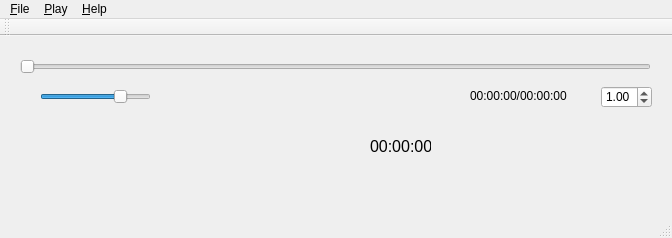
<?xml version="1.0" encoding="UTF-8"?>
<ui version="4.0">
 <class>MainWindow</class>
 <widget class="QMainWindow" name="MainWindow">
  <property name="geometry">
   <rect>
    <x>0</x>
    <y>0</y>
    <width>672</width>
    <height>238</height>
   </rect>
  </property>
  <property name="windowTitle">
   <string>Rocust</string>
  </property>
  <widget class="QWidget" name="centralWidget">
   <widget class="QSlider" name="sldr_position">
    <property name="geometry">
     <rect>
      <x>20</x>
      <y>20</y>
      <width>631</width>
      <height>22</height>
     </rect>
    </property>
    <property name="maximum">
     <number>1000</number>
    </property>
    <property name="singleStep">
     <number>1</number>
    </property>
    <property name="pageStep">
     <number>10</number>
    </property>
    <property name="orientation">
     <enum>Qt::Horizontal</enum>
    </property>
   </widget>
   <widget class="QSlider" name="sldr_volum">
    <property name="geometry">
     <rect>
      <x>40</x>
      <y>50</y>
      <width>111</width>
      <height>22</height>
     </rect>
    </property>
    <property name="value">
     <number>75</number>
    </property>
    <property name="orientation">
     <enum>Qt::Horizontal</enum>
    </property>
   </widget>
   <widget class="QDoubleSpinBox" name="spinbox_speed">
    <property name="geometry">
     <rect>
      <x>601</x>
      <y>50</y>
      <width>51</width>
      <height>22</height>
     </rect>
    </property>
    <property name="minimum">
     <double>0.100000000000000</double>
    </property>
    <property name="maximum">
     <double>2.000000000000000</double>
    </property>
    <property name="singleStep">
     <double>0.100000000000000</double>
    </property>
    <property name="value">
     <double>1.000000000000000</double>
    </property>
   </widget>
   <widget class="QLabel" name="lbl_play_time">
    <property name="geometry">
     <rect>
      <x>470</x>
      <y>50</y>
      <width>121</width>
      <height>20</height>
     </rect>
    </property>
    <property name="text">
     <string>00:00:00/00:00:00</string>
    </property>
   </widget>
   <widget class="QPushButton" name="btn_play">
    <property name="geometry">
     <rect>
      <x>290</x>
      <y>110</y>
      <width>51</width>
      <height>51</height>
     </rect>
    </property>
    <property name="cursor">
     <cursorShape>PointingHandCursor</cursorShape>
    </property>
    <property name="styleSheet">
     <string notr="true">#btn_play {
	background-color: transparent;
	border-image: url(:/play.png);
	background: none;
	border: none;
	background-repeat: none;
}
</string>
    </property>
    <property name="text">
     <string/>
    </property>
   </widget>
   <widget class="QLabel" name="lbl_check_point">
    <property name="geometry">
     <rect>
      <x>370</x>
      <y>100</y>
      <width>61</width>
      <height>21</height>
     </rect>
    </property>
    <property name="font">
     <font>
      <pointsize>12</pointsize>
     </font>
    </property>
    <property name="cursor">
     <cursorShape>SizeVerCursor</cursorShape>
    </property>
    <property name="text">
     <string>00:00:00</string>
    </property>
   </widget>
   <widget class="QPushButton" name="btn_backward_s">
    <property name="geometry">
     <rect>
      <x>230</x>
      <y>120</y>
      <width>31</width>
      <height>31</height>
     </rect>
    </property>
    <property name="cursor">
     <cursorShape>PointingHandCursor</cursorShape>
    </property>
    <property name="styleSheet">
     <string notr="true">#btn_backward_s {
	background-color: transparent;
	border-image: url(:/backward_s.png);
	background: none;
	border: none;
	background-repeat: none;
	}
</string>
    </property>
    <property name="text">
     <string/>
    </property>
   </widget>
   <widget class="QPushButton" name="btn_backward_m">
    <property name="geometry">
     <rect>
      <x>180</x>
      <y>120</y>
      <width>31</width>
      <height>31</height>
     </rect>
    </property>
    <property name="cursor">
     <cursorShape>PointingHandCursor</cursorShape>
    </property>
    <property name="styleSheet">
     <string notr="true">#btn_backward_m {
	background-color: transparent;
	border-image: url(:/backward_m.png);
	background: none;
	border: none;
	background-repeat: none;
	}
</string>
    </property>
    <property name="text">
     <string/>
    </property>
   </widget>
   <widget class="QPushButton" name="btn_backward_l">
    <property name="geometry">
     <rect>
      <x>130</x>
      <y>120</y>
      <width>31</width>
      <height>31</height>
     </rect>
    </property>
    <property name="cursor">
     <cursorShape>PointingHandCursor</cursorShape>
    </property>
    <property name="styleSheet">
     <string notr="true">#btn_backward_l {
	background-color: transparent;
	border-image: url(:/backward_l.png);
	background: none;
	border: none;
	background-repeat: none;
	} 
</string>
    </property>
    <property name="text">
     <string/>
    </property>
   </widget>
   <widget class="QPushButton" name="btn_get_goback_pos">
    <property name="geometry">
     <rect>
      <x>350</x>
      <y>100</y>
      <width>16</width>
      <height>16</height>
     </rect>
    </property>
    <property name="cursor">
     <cursorShape>PointingHandCursor</cursorShape>
    </property>
    <property name="styleSheet">
     <string notr="true">#btn_get_goback_pos {
	background-color: transparent;
	border-image: url(:/check.png);
	background: none;
	border: none;
	background-repeat: none;
	}</string>
    </property>
    <property name="text">
     <string/>
    </property>
   </widget>
   <widget class="QPushButton" name="btn_forward_l">
    <property name="geometry">
     <rect>
      <x>500</x>
      <y>120</y>
      <width>31</width>
      <height>31</height>
     </rect>
    </property>
    <property name="cursor">
     <cursorShape>PointingHandCursor</cursorShape>
    </property>
    <property name="styleSheet">
     <string notr="true">#btn_forward_l {
	background-color: transparent;
	border-image: url(:/forward_l.png);
	background: none;
	border: none;
	background-repeat: none;
	}</string>
    </property>
    <property name="text">
     <string/>
    </property>
   </widget>
   <widget class="QPushButton" name="btn_forward_m">
    <property name="geometry">
     <rect>
      <x>450</x>
      <y>120</y>
      <width>31</width>
      <height>31</height>
     </rect>
    </property>
    <property name="cursor">
     <cursorShape>PointingHandCursor</cursorShape>
    </property>
    <property name="styleSheet">
     <string notr="true">#btn_forward_m {
	background-color: transparent;
	border-image: url(:/forward_m.png);
	background: none;
	border: none;
	background-repeat: none;
	}</string>
    </property>
    <property name="text">
     <string/>
    </property>
   </widget>
   <widget class="QPushButton" name="btn_goback">
    <property name="geometry">
     <rect>
      <x>380</x>
      <y>120</y>
      <width>31</width>
      <height>31</height>
     </rect>
    </property>
    <property name="cursor">
     <cursorShape>PointingHandCursor</cursorShape>
    </property>
    <property name="styleSheet">
     <string notr="true">#btn_goback {
	background-color: transparent;
	border-image: url(:/repeat.png);
	background: none;
	border: none;
	background-repeat: none;
	}</string>
    </property>
    <property name="text">
     <string/>
    </property>
   </widget>
  </widget>
  <widget class="QMenuBar" name="menuBar">
   <property name="geometry">
    <rect>
     <x>0</x>
     <y>0</y>
     <width>672</width>
     <height>22</height>
    </rect>
   </property>
   <widget class="QMenu" name="menu_File">
    <property name="title">
     <string>&amp;File</string>
    </property>
    <addaction name="action_Open_File"/>
    <addaction name="actionRecent_File"/>
   </widget>
   <widget class="QMenu" name="menuPlay">
    <property name="title">
     <string>&amp;Play</string>
    </property>
    <addaction name="actionPlayPause"/>
    <addaction name="actionStop"/>
    <addaction name="separator"/>
    <addaction name="actionBackward_s"/>
    <addaction name="actionBackward_m"/>
    <addaction name="actionBackward_l"/>
    <addaction name="separator"/>
    <addaction name="actionForward_m"/>
    <addaction name="actionForward_l"/>
    <addaction name="separator"/>
    <addaction name="actionSpeed_Up"/>
    <addaction name="actionSpeed_Down"/>
    <addaction name="separator"/>
    <addaction name="actionCheck_Point"/>
    <addaction name="actionGo_Back_To_Point"/>
    <addaction name="separator"/>
    <addaction name="actionVolume_Up"/>
    <addaction name="actionVolume_Down"/>
   </widget>
   <widget class="QMenu" name="menuHelp">
    <property name="title">
     <string>&amp;Help</string>
    </property>
    <addaction name="actionA_Bout_Rocust"/>
    <addaction name="actionShort_Cut"/>
   </widget>
   <addaction name="menu_File"/>
   <addaction name="menuPlay"/>
   <addaction name="menuHelp"/>
  </widget>
  <widget class="QToolBar" name="mainToolBar">
   <attribute name="toolBarArea">
    <enum>TopToolBarArea</enum>
   </attribute>
   <attribute name="toolBarBreak">
    <bool>false</bool>
   </attribute>
  </widget>
  <widget class="QStatusBar" name="statusBar"/>
  <action name="action_Open_File">
   <property name="text">
    <string>&amp;Open...</string>
   </property>
   <property name="shortcut">
    <string>Ctrl+O</string>
   </property>
  </action>
  <action name="actionRecent_File">
   <property name="text">
    <string>Open Recent</string>
   </property>
  </action>
  <action name="actionA_Bout_Rocust">
   <property name="text">
    <string>A&amp;Bout Rocust</string>
   </property>
  </action>
  <action name="actionShort_Cut">
   <property name="text">
    <string>Short&amp;Cut</string>
   </property>
  </action>
  <action name="actionPlayPause">
   <property name="text">
    <string>Play/Pause</string>
   </property>
   <property name="shortcut">
    <string>Space</string>
   </property>
  </action>
  <action name="actionPause">
   <property name="text">
    <string>Pause</string>
   </property>
  </action>
  <action name="actionBackward_s">
   <property name="text">
    <string>Backward(s)</string>
   </property>
   <property name="shortcut">
    <string>V</string>
   </property>
  </action>
  <action name="actionBackward_m">
   <property name="text">
    <string>Backward(m)</string>
   </property>
   <property name="shortcut">
    <string>C</string>
   </property>
  </action>
  <action name="actionBackward_l">
   <property name="text">
    <string>Backward(l)</string>
   </property>
   <property name="shortcut">
    <string>X</string>
   </property>
  </action>
  <action name="actionForwad_s">
   <property name="text">
    <string>Forward(s)</string>
   </property>
  </action>
  <action name="actionForward_m">
   <property name="text">
    <string>Forward(m)</string>
   </property>
   <property name="shortcut">
    <string>N</string>
   </property>
  </action>
  <action name="actionForward_l">
   <property name="text">
    <string>Forward(l)</string>
   </property>
   <property name="shortcut">
    <string>M</string>
   </property>
   <property name="shortcutVisibleInContextMenu">
    <bool>true</bool>
   </property>
  </action>
  <action name="actionSpeed_Up">
   <property name="text">
    <string>Speed Up</string>
   </property>
   <property name="shortcut">
    <string>Right</string>
   </property>
   <property name="shortcutVisibleInContextMenu">
    <bool>true</bool>
   </property>
  </action>
  <action name="actionSpeed_Down">
   <property name="text">
    <string>Speed Down</string>
   </property>
   <property name="shortcut">
    <string>Left</string>
   </property>
   <property name="shortcutVisibleInContextMenu">
    <bool>true</bool>
   </property>
  </action>
  <action name="actionCheck_Point">
   <property name="text">
    <string>Check Point</string>
   </property>
   <property name="shortcut">
    <string>G</string>
   </property>
  </action>
  <action name="actionGo_Back_To_Point">
   <property name="text">
    <string>Go Back To Point</string>
   </property>
   <property name="shortcut">
    <string>B</string>
   </property>
  </action>
  <action name="actionStop">
   <property name="text">
    <string>Stop</string>
   </property>
   <property name="shortcut">
    <string>Backspace</string>
   </property>
  </action>
  <action name="actionVolume_Up">
   <property name="text">
    <string>Volume Up</string>
   </property>
   <property name="shortcut">
    <string>Up</string>
   </property>
  </action>
  <action name="actionVolume_Down">
   <property name="text">
    <string>Volume Down</string>
   </property>
   <property name="shortcut">
    <string>Down</string>
   </property>
  </action>
 </widget>
 <layoutdefault spacing="6" margin="11"/>
 <resources/>
 <connections>
  <connection>
   <sender>action_Open_File</sender>
   <signal>triggered()</signal>
   <receiver>MainWindow</receiver>
   <slot>open_file()</slot>
   <hints>
    <hint type="sourcelabel">
     <x>-1</x>
     <y>-1</y>
    </hint>
    <hint type="destinationlabel">
     <x>335</x>
     <y>118</y>
    </hint>
   </hints>
  </connection>
  <connection>
   <sender>btn_play</sender>
   <signal>released()</signal>
   <receiver>MainWindow</receiver>
   <slot>play_pause()</slot>
   <hints>
    <hint type="sourcelabel">
     <x>315</x>
     <y>170</y>
    </hint>
    <hint type="destinationlabel">
     <x>335</x>
     <y>118</y>
    </hint>
   </hints>
  </connection>
  <connection>
   <sender>actionPlayPause</sender>
   <signal>triggered()</signal>
   <receiver>MainWindow</receiver>
   <slot>play_pause()</slot>
   <hints>
    <hint type="sourcelabel">
     <x>-1</x>
     <y>-1</y>
    </hint>
    <hint type="destinationlabel">
     <x>335</x>
     <y>118</y>
    </hint>
   </hints>
  </connection>
  <connection>
   <sender>sldr_position</sender>
   <signal>sliderReleased()</signal>
   <receiver>MainWindow</receiver>
   <slot>start_timer()</slot>
   <hints>
    <hint type="sourcelabel">
     <x>335</x>
     <y>65</y>
    </hint>
    <hint type="destinationlabel">
     <x>335</x>
     <y>118</y>
    </hint>
   </hints>
  </connection>
  <connection>
   <sender>sldr_position</sender>
   <signal>sliderMoved(int)</signal>
   <receiver>MainWindow</receiver>
   <slot>set_position()</slot>
   <hints>
    <hint type="sourcelabel">
     <x>335</x>
     <y>65</y>
    </hint>
    <hint type="destinationlabel">
     <x>335</x>
     <y>118</y>
    </hint>
   </hints>
  </connection>
  <connection>
   <sender>sldr_position</sender>
   <signal>sliderPressed()</signal>
   <receiver>MainWindow</receiver>
   <slot>stop_timer()</slot>
   <hints>
    <hint type="sourcelabel">
     <x>335</x>
     <y>65</y>
    </hint>
    <hint type="destinationlabel">
     <x>335</x>
     <y>118</y>
    </hint>
   </hints>
  </connection>
  <connection>
   <sender>btn_backward_s</sender>
   <signal>pressed()</signal>
   <receiver>MainWindow</receiver>
   <slot>backward_s()</slot>
   <hints>
    <hint type="sourcelabel">
     <x>245</x>
     <y>170</y>
    </hint>
    <hint type="destinationlabel">
     <x>335</x>
     <y>118</y>
    </hint>
   </hints>
  </connection>
  <connection>
   <sender>btn_backward_m</sender>
   <signal>pressed()</signal>
   <receiver>MainWindow</receiver>
   <slot>backward_m()</slot>
   <hints>
    <hint type="sourcelabel">
     <x>195</x>
     <y>170</y>
    </hint>
    <hint type="destinationlabel">
     <x>335</x>
     <y>118</y>
    </hint>
   </hints>
  </connection>
  <connection>
   <sender>btn_backward_l</sender>
   <signal>pressed()</signal>
   <receiver>MainWindow</receiver>
   <slot>backward_l()</slot>
   <hints>
    <hint type="sourcelabel">
     <x>145</x>
     <y>170</y>
    </hint>
    <hint type="destinationlabel">
     <x>335</x>
     <y>118</y>
    </hint>
   </hints>
  </connection>
  <connection>
   <sender>btn_forward_l</sender>
   <signal>pressed()</signal>
   <receiver>MainWindow</receiver>
   <slot>forward_l()</slot>
   <hints>
    <hint type="sourcelabel">
     <x>515</x>
     <y>170</y>
    </hint>
    <hint type="destinationlabel">
     <x>335</x>
     <y>118</y>
    </hint>
   </hints>
  </connection>
  <connection>
   <sender>btn_get_goback_pos</sender>
   <signal>pressed()</signal>
   <receiver>MainWindow</receiver>
   <slot>check_point()</slot>
   <hints>
    <hint type="sourcelabel">
     <x>357</x>
     <y>142</y>
    </hint>
    <hint type="destinationlabel">
     <x>335</x>
     <y>118</y>
    </hint>
   </hints>
  </connection>
  <connection>
   <sender>btn_forward_m</sender>
   <signal>pressed()</signal>
   <receiver>MainWindow</receiver>
   <slot>forward_m()</slot>
   <hints>
    <hint type="sourcelabel">
     <x>465</x>
     <y>170</y>
    </hint>
    <hint type="destinationlabel">
     <x>335</x>
     <y>118</y>
    </hint>
   </hints>
  </connection>
  <connection>
   <sender>btn_goback</sender>
   <signal>pressed()</signal>
   <receiver>MainWindow</receiver>
   <slot>go_back_to_point()</slot>
   <hints>
    <hint type="sourcelabel">
     <x>395</x>
     <y>170</y>
    </hint>
    <hint type="destinationlabel">
     <x>335</x>
     <y>118</y>
    </hint>
   </hints>
  </connection>
  <connection>
   <sender>actionCheck_Point</sender>
   <signal>triggered()</signal>
   <receiver>MainWindow</receiver>
   <slot>check_point()</slot>
   <hints>
    <hint type="sourcelabel">
     <x>-1</x>
     <y>-1</y>
    </hint>
    <hint type="destinationlabel">
     <x>335</x>
     <y>118</y>
    </hint>
   </hints>
  </connection>
  <connection>
   <sender>actionBackward_s</sender>
   <signal>triggered()</signal>
   <receiver>MainWindow</receiver>
   <slot>backward_s()</slot>
   <hints>
    <hint type="sourcelabel">
     <x>-1</x>
     <y>-1</y>
    </hint>
    <hint type="destinationlabel">
     <x>335</x>
     <y>118</y>
    </hint>
   </hints>
  </connection>
  <connection>
   <sender>actionBackward_l</sender>
   <signal>triggered()</signal>
   <receiver>MainWindow</receiver>
   <slot>backward_l()</slot>
   <hints>
    <hint type="sourcelabel">
     <x>-1</x>
     <y>-1</y>
    </hint>
    <hint type="destinationlabel">
     <x>335</x>
     <y>118</y>
    </hint>
   </hints>
  </connection>
  <connection>
   <sender>actionBackward_m</sender>
   <signal>triggered()</signal>
   <receiver>MainWindow</receiver>
   <slot>backward_m()</slot>
   <hints>
    <hint type="sourcelabel">
     <x>-1</x>
     <y>-1</y>
    </hint>
    <hint type="destinationlabel">
     <x>335</x>
     <y>118</y>
    </hint>
   </hints>
  </connection>
  <connection>
   <sender>actionStop</sender>
   <signal>triggered()</signal>
   <receiver>MainWindow</receiver>
   <slot>stop()</slot>
   <hints>
    <hint type="sourcelabel">
     <x>-1</x>
     <y>-1</y>
    </hint>
    <hint type="destinationlabel">
     <x>335</x>
     <y>118</y>
    </hint>
   </hints>
  </connection>
  <connection>
   <sender>actionForward_l</sender>
   <signal>triggered()</signal>
   <receiver>MainWindow</receiver>
   <slot>forward_l()</slot>
   <hints>
    <hint type="sourcelabel">
     <x>-1</x>
     <y>-1</y>
    </hint>
    <hint type="destinationlabel">
     <x>335</x>
     <y>118</y>
    </hint>
   </hints>
  </connection>
  <connection>
   <sender>actionForward_m</sender>
   <signal>triggered()</signal>
   <receiver>MainWindow</receiver>
   <slot>forward_m()</slot>
   <hints>
    <hint type="sourcelabel">
     <x>-1</x>
     <y>-1</y>
    </hint>
    <hint type="destinationlabel">
     <x>335</x>
     <y>118</y>
    </hint>
   </hints>
  </connection>
  <connection>
   <sender>actionGo_Back_To_Point</sender>
   <signal>triggered()</signal>
   <receiver>MainWindow</receiver>
   <slot>go_back_to_point()</slot>
   <hints>
    <hint type="sourcelabel">
     <x>-1</x>
     <y>-1</y>
    </hint>
    <hint type="destinationlabel">
     <x>335</x>
     <y>118</y>
    </hint>
   </hints>
  </connection>
 </connections>
 <slots>
  <slot>open_file()</slot>
  <slot>play_pause()</slot>
  <slot>stop()</slot>
  <slot>backward_s()</slot>
  <slot>backward_m()</slot>
  <slot>backward_l()</slot>
  <slot>forward_m()</slot>
  <slot>forward_l()</slot>
  <slot>speed_up()</slot>
  <slot>speed_down()</slot>
  <slot>check_point()</slot>
  <slot>go_back_to_point()</slot>
  <slot>volume_up()</slot>
  <slot>volume_down()</slot>
  <slot>volume_adjust()</slot>
  <slot>speed_adjust()</slot>
  <slot>set_position()</slot>
  <slot>start_timer()</slot>
  <slot>stop_timer()</slot>
 </slots>
</ui>
